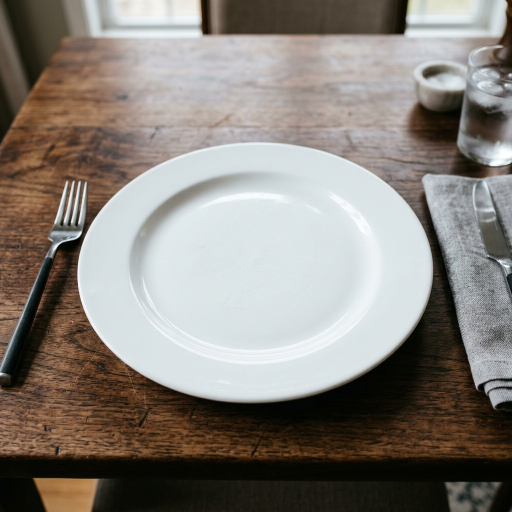
#> input picture test_fixtures/distractor/dinner_plate.jpg, 1024 x 1024 px (shown at 1/2 size)
$ python -i preprocessor.py   (imports and definitions only)   (older library calls are emulated)
#> lines starting #> are read from the running program, lines starting #| are printed output that depends on the picture
#> further down, picture is the input picture: shape (1024, 1024, 3); mean B, G, R 122.9, 129.2, 135.4
"""Image quality assessment and computer vision preprocessing pipeline."""

from typing import List, Tuple
import cv2
import numpy as np
from backend.app.schemas.domain import ExposureStatus
from backend.app.schemas.validation import PhotoQualityResult

# Default Quality Thresholds
DEFAULT_BLUR_THRESHOLD: float = 100.0
DEFAULT_MIN_BRIGHTNESS: float = 45.0
DEFAULT_MAX_BRIGHTNESS: float = 215.0
DEFAULT_GLARE_PIXEL_INTENSITY: int = 250
DEFAULT_MAX_GLARE_PERCENTAGE: float = 4.0


# [93 lines that did not run here, left out]


def filter_bilateral_smooth(
    image: np.ndarray,
    d: int = 5,
    sigma_color: float = 50.0,
    sigma_space: float = 50.0,
) -> np.ndarray:
    """Apply bilateral filtering to smooth surface texture while preserving sharp structural edges.
    Automatically uses Gaussian blur for dimensions above 640px to ensure sub-millisecond throughput.
    """
    if max(image.shape[:2]) > 640:
        return cv2.GaussianBlur(image, (5, 5), 1.2)
    return cv2.bilateralFilter(image, d, sigma_color, sigma_space)


def enhance_edges_clahe(
    gray: np.ndarray,
    clip_limit: float = 2.0,
    tile_grid_size: Tuple[int, int] = (8, 8),
) -> np.ndarray:
    """Enhance local contrast of metallic pipe edges using Contrast Limited Adaptive Histogram Equalization.

    Args:
        gray: Single-channel grayscale image.
        clip_limit: Threshold for contrast limiting.
        tile_grid_size: Size of local equalization grid.

    Returns:
        np.ndarray: Contrast-enhanced grayscale image.
    """
    clahe = cv2.createCLAHE(clipLimit=clip_limit, tileGridSize=tile_grid_size)
    return clahe.apply(gray)


def prepare_edges(
    image_bgr: np.ndarray,
    blur_ksize: int = 5,
    canny_low: int = 40,
    canny_high: int = 120,
) -> Tuple[np.ndarray, np.ndarray]:
    """Execute complete preprocessing pipeline preparing grayscale and edge maps for detection.

    Args:
        image_bgr: Color input image.
        blur_ksize: Gaussian blur kernel size.
        canny_low: Lower Canny edge detection threshold.
        canny_high: Upper Canny edge detection threshold.

    Returns:
        Tuple[np.ndarray, np.ndarray]: (preprocessed_grayscale, binary_edge_map)
    """
#> called with blur_ksize = 5, canny_low = 40, canny_high = 120
    if len(image_bgr.shape) == 3:
        gray = cv2.cvtColor(image_bgr, cv2.COLOR_BGR2GRAY)
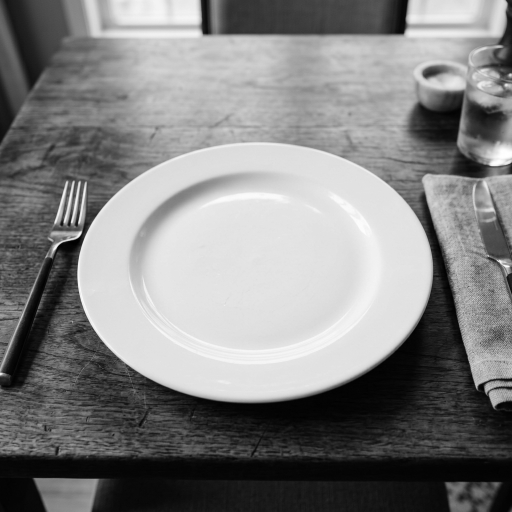
#> gray: shape (1024, 1024) (shown at 1/2 size); min 0, max 255, mean 130.3
    else:
        gray = image_bgr.copy()

    # Step 1: Bilateral smoothing
    smoothed = cv2.bilateralFilter(gray, 7, 50, 50)

    # Step 2: CLAHE local contrast
    enhanced = enhance_edges_clahe(smoothed, clip_limit=2.5)
#> in enhance_edges_clahe, `return clahe.apply(gray)`:
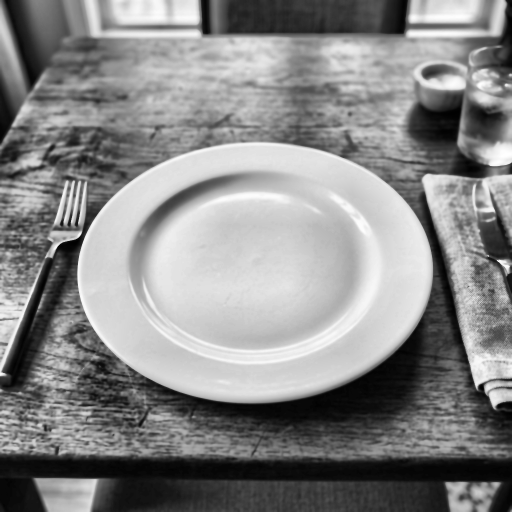
#> returned value: shape (1024, 1024) (shown at 1/2 size); min 0, max 255, mean 135.2

    # Step 3: Canny edges
    edges = cv2.Canny(enhanced, canny_low, canny_high)
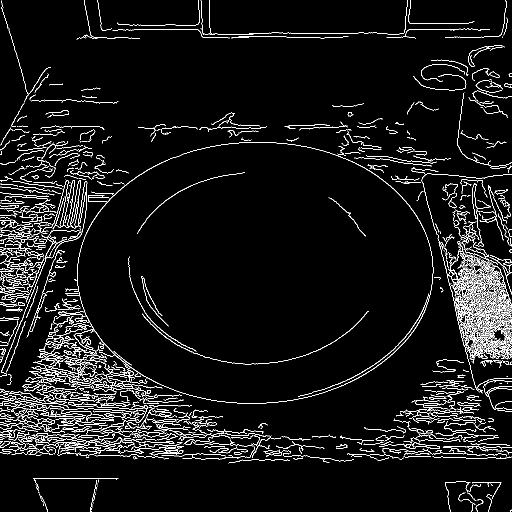
#> edges: shape (1024, 1024) (shown at 1/2 size); 5.5% white in thin lines or dots

    return enhanced, edges

>>> import cv2
>>> picture = cv2.imread('../../../../test_fixtures/distractor/dinner_plate.jpg')
>>> result = prepare_edges(picture)
